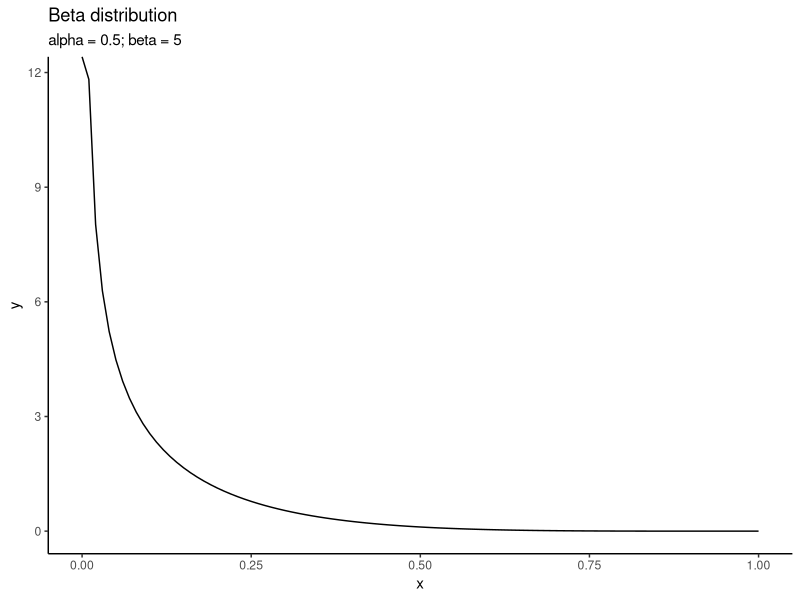
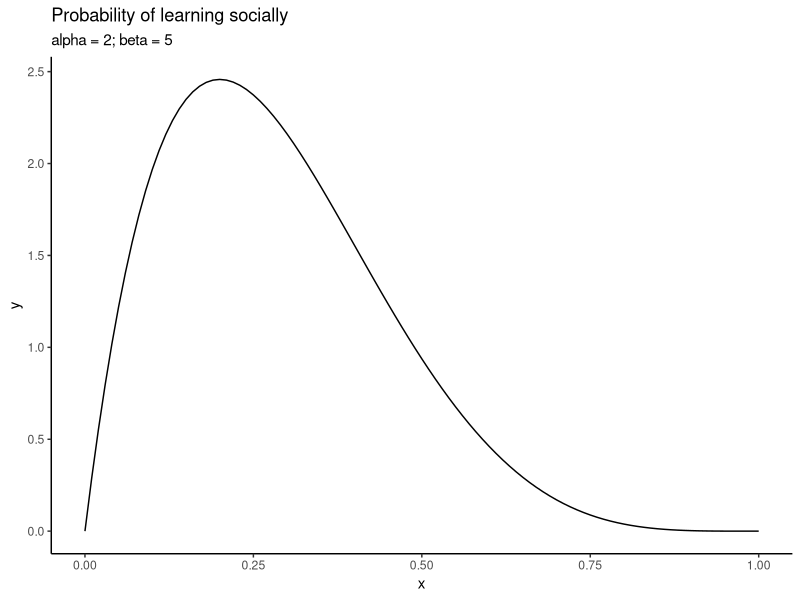
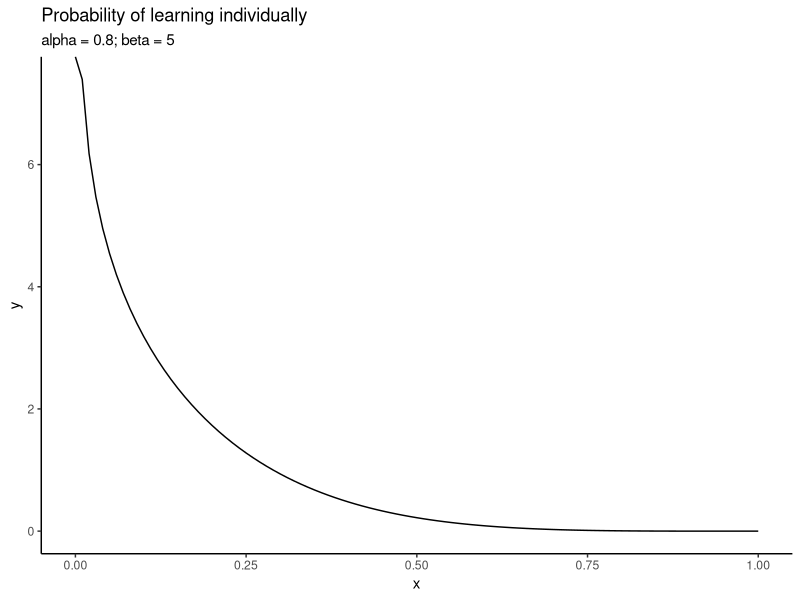
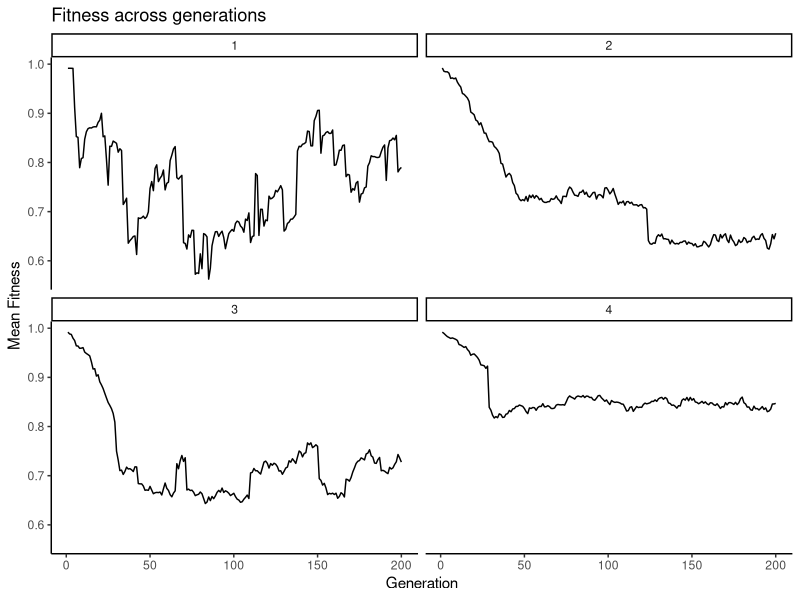
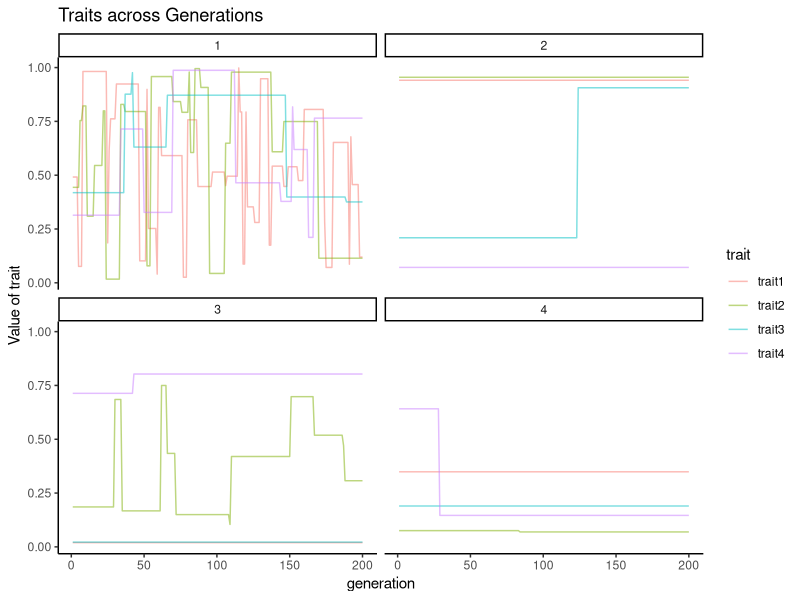
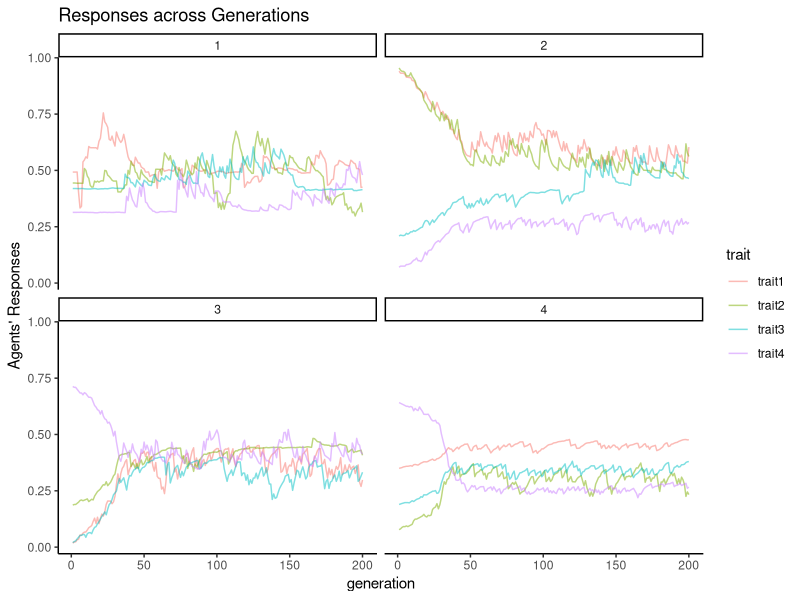

These charts were generated, in order, by the following R code:
## ---- chunk 1
knitr::opts_chunk$set(echo = TRUE)
library(tidyverse)
library(patchwork)
theme_set(theme_classic())
## ---- chunk 2
num_traits <- 4
num_rounds <- 2
num_turns <- 100

# Create a matrix first - cols number of traits 
traits_df <- matrix(NA, 
                    nrow = num_rounds * num_turns, 
                    ncol = 2 + num_traits)
# Change the column names
colnames(traits_df) <- c("run", 
                         "generation", 
                         map_chr(.x = 1:num_traits, ~ paste0("trait", .x)))

# Turn into a tibble for ease of manipulation
traits_df <- as_tibble(traits_df)

# Populate the dataframe
traits_df <- traits_df %>% 
  mutate(run = as.factor(rep(1:num_rounds, each = num_turns)),
         generation = rep(1:num_turns, num_rounds)) %>% 
  mutate(across(.cols = 3:ncol(.), as.numeric))

head(traits_df)

## ---- chunk 3
beta_df <- tibble(
x =seq(0, 1, by = 0.01),
y =dbeta(x, 0.5, 5)
)
beta_df %>% 
  ggplot(aes(x = x, y = y)) + 
  geom_line() + 
  labs(title = "Beta distribution", 
       subtitle = "alpha = 0.5; beta = 5")

## ---- chunk 4
N <- 4
# Dataframe for population
  population <- matrix(NA, 
                       nrow = N, 
                       ncol = 3 + num_traits)
  # Change the column names
  colnames(population) <- c("prob_soc_learns", 
                            "prob_ind_learns",
                            "fitness", 
                            map_chr(.x = 1:num_traits, ~ paste0("trait", .x)))
  population <- as_tibble(population)
  
population
## ---- chunk 5
beta_df <- tibble(
x =seq(0, 1, by = 0.01),
y =dbeta(x, 2, 5)
)
beta_df %>% 
  ggplot(aes(x = x, y = y)) + 
  geom_line() + 
  labs(title = "Probability of learning socially", 
       subtitle = "alpha = 2; beta = 5")

beta_df <- tibble(
x =seq(0, 1, by = 0.01),
y =dbeta(x, 0.8, 5)
)
beta_df %>% 
  ggplot(aes(x = x, y = y)) + 
  geom_line() + 
  labs(title = "Probability of learning individually", 
       subtitle = "alpha = 0.8; beta = 5")

## ---- chunk 6
stubborn_model <- function(num_traits = 4,
                           num_turns = 200,
                           num_rounds = 2,
                           N = 100,
                           sd_exploration = 0.01,
                           starting_error_sd = 0.01) { 
  #### Set-Up ####

# Keep record 
# Create a matrix first - cols number of traits 
traits_df <- matrix(NA, 
                    nrow = num_rounds * num_turns, 
                    ncol = 2 + num_traits)
# Change the column names
colnames(traits_df) <- c("run", 
                         "generation", 
                         map_chr(.x = 1:num_traits, ~ paste0("trait", .x)))

# Turn into a tibble for ease of manipulation
traits_df <- as_tibble(traits_df)

# Populate the dataframe
traits_df <- traits_df %>% 
  mutate(run = as.factor(rep(1:num_rounds, each = num_turns)),
         generation = rep(1:num_turns, num_rounds)) %>% 
  mutate(across(.cols = 3:ncol(.), as.numeric))


# Output for the model
output <- matrix(NA, 
                 nrow = num_rounds * num_turns, 
                 ncol = 5 + num_traits)

# Name the columns 
colnames(output) <- c("run", 
                      "generation", 
                      "avg_soc_learning_prob",
                      "avg_ind_learning_prob", 
                      "avg_fitness",
                      map_chr(.x = 1:num_traits, ~ paste0("mean_trait", .x)))
output <- as_tibble(output)
# Populate the dataframe
output <- output %>% 
  mutate(run = as.factor(rep(1:num_rounds, each = num_turns)),
         generation = rep(1:num_turns, num_rounds)) %>% 
  mutate(across(.cols = 3:ncol(.), as.numeric))


 #### The Model ####
for (j in 1:num_rounds) {
  # Probabilities that each trait changes
  pr_change <- rbeta(n = num_traits, 
                     0.1, 
                     5)
  
  # Draw initial values for the traits 
  traits_init <- runif(n = num_traits,
                       min = 0,
                       max = 1)
  traits_df[traits_df$run==j&traits_df$generation==1,3:ncol(traits_df)] <- as.list(traits_init)
  # Dataframe for population
  population <- matrix(NA, 
                       nrow = N, 
                       ncol = 3 + num_traits)
  # Change the column names
  colnames(population) <- c("prob_soc_learns", 
                            "prob_ind_learns",
                            "fitness", 
                            map_chr(.x = 1:num_traits, ~ paste0("trait", .x)))
  population <- as_tibble(population)
  
  population <- population %>% 
    mutate(prob_soc_learns = rbeta(N, 2, 5),
           prob_ind_learns = rbeta(N, 0.8, 5),
           across(.cols = 2:ncol(.), as.numeric))
  
  # List of starting values (with slight error)
  list_starting_values <- map(.x = 1:num_traits,
                              ~ rnorm(mean = 0,
                                      sd = starting_error_sd,
                                      n = N) + rep(traits_init[.x], N))
  # Assign starting values 
  for (s in 1:num_traits) {
    population[,s+3] <- list_starting_values[[s]]
  }

  for (t in 1:num_turns) {
    #### One turn ####
    
    # 1. Change in traits? 
    # Do the traits change? 
    traits_change <- rbinom(n = 4, 
                            size = 1, 
                            prob = pr_change)
    
    if(t == 1) { 
      traits_df[traits_df$run==j&traits_df$generation==t,c(which(traits_change==1)+2)] <- as.list(runif(sum(traits_change)))
    } else { 
      traits_df[traits_df$run==j&traits_df$generation==t,3:ncol(traits_df)] <- traits_df[traits_df$run==j&traits_df$generation==t-1,3:ncol(traits_df)]
      traits_df[traits_df$run==j&traits_df$generation==t,c(which(traits_change==1)+2)] <- as.list(runif(sum(traits_change)))
    }
    
    # 2. Draw trait & learning 
    # One trait gets drawn 
    current_trait <- sample(1:4, 
                            size = 1)
    # How many social learners?
    learns <- rbinom(n = N, 
                     size = 1, 
                     prob = population$prob_soc_learns)
    # Update these 
    population[which(learns == 1),current_trait+3] <- sample(population[,current_trait+3][[1]],
                                                             sum(learns))
    
    # Now see who explores individually 
    explorers <- rbinom(n = N, 
                        size = 1, 
                        prob = population$prob_ind_learns)
    
    # Explorers get knowledge of the trait with some error
    population[which(explorers == 1),current_trait+3] <- rnorm(n = sum(explorers), 
                                                               mean = traits_df[traits_df$run==j&traits_df$generation==t,current_trait+2][[1]], 
                                                               sd = sd_exploration)
    # Record the means 
    for (m in 1:num_traits) {
      output[output$generation==t & 
               output$run==j,m+5] <- mean(population[[m+3]])
    }
    
    # 3. Calculate fitness 
    
    # Get difference between all traits and responses  
    # First get a matrix of the current values of the traits 
    # Same number of rows as agents 
    traits_mat <- matrix(unlist(rep(traits_df[traits_df$run==j&traits_df$generation==t,
                                              3:(2+num_traits)][,1:num_traits], N)), 
                         nrow = N, 
                         ncol = num_traits, 
                         byrow = T)
    
    # Now the fitness will be:
    # 1- the sum of absolute distances / M
    population$fitness <- 1-(rowSums(abs(population[4:ncol(population)] - traits_mat))/num_traits)

    
    # if fitnesses below 0 then 0
    
    population[population$fitness<=0,'fitness'] <- 0
    
    # If all fitnesses are 0, everyone dies
    if (sum(population$fitness)<= 0) {
      print("Everyone died!")
      break
    }
    
    # 4. Store population characteristics 
    output[output$generation==t & 
             output$run==j,]$avg_fitness <- mean(population$fitness, na.rm = T)
    output[output$generation==t & 
             output$run==j,]$avg_soc_learning_prob <- mean(population$prob_soc_learns)
    output[output$generation==t & 
             output$run==j,]$avg_ind_learning_prob <- mean(population$prob_ind_learns)
    
    
    # 5. Reproduction
    previous_population <- population
    population$fitness <- as.numeric(NA)
    
    if(t %% 1 == 0) {
    # Which ones survive?
    survivors <- rbinom(n = N, 
                        size = 1, 
                        prob = previous_population$fitness)
    # They reproduce 
    population[which(survivors==1),] <- previous_population[which(survivors==1),]
    
    # The rest get values re-initialized 
    population[which(survivors==0),"prob_soc_learns"] <- rbeta(sum(survivors==0), 2, 5)
    population[which(survivors==0), "prob_ind_learns"] <- rbeta(sum(survivors==0), 0.8, 5)
    for (k in 1:num_traits) {
      population[which(survivors==0),3+k] <- rnorm(n = sum(survivors==0),
                                                   mean = output[output$run==1 & 
                                                                   output$generation==1,5+k][[1]],
                                                   sd = starting_error_sd)
    }
    }
  }
  
}
  
  return(list(output, 
              traits_df, 
              pr_change))
  
}
## ---- chunk 7
set.seed(76)
results <- stubborn_model(num_rounds = 4)
## ---- chunk 8
pop_df <- results[[1]]

pop_df %>% 
  ggplot(aes(x = generation, 
             y = avg_fitness)) +
  geom_line() + 
  facet_wrap(~run) +
  labs(x = 'Generation', 
       y = "Mean Fitness", 
       title = "Fitness across generations")

## ---- chunk 9
traits_df <- results[[2]]
traits_long <- traits_df %>% 
  pivot_longer(3:6, 
               names_to = "trait", 
               values_to = "value")
pop_long <- pop_df %>% 
  pivot_longer(6:9, 
               names_to = "trait", 
               values_to = "pop_value") %>% 
  select(pop_value)

full_df <- cbind(traits_long, 
                 pop_long)

full_df %>% 
  ggplot(aes(x = generation, 
             y = value, 
             col = trait)) + 
  geom_line(alpha = 0.5)  +
  facet_wrap(~run) + 
  labs(y = "Value of trait", 
       title = "Traits across Generations")
  

## ---- chunk 10
full_df %>% 
  ggplot(aes(x = generation, 
             y = pop_value, 
             col = trait)) + 
  geom_line(alpha = 0.5)  +
  facet_wrap(~run) + 
  labs(y = "Agents' Responses", 
       title = "Responses across Generations")

